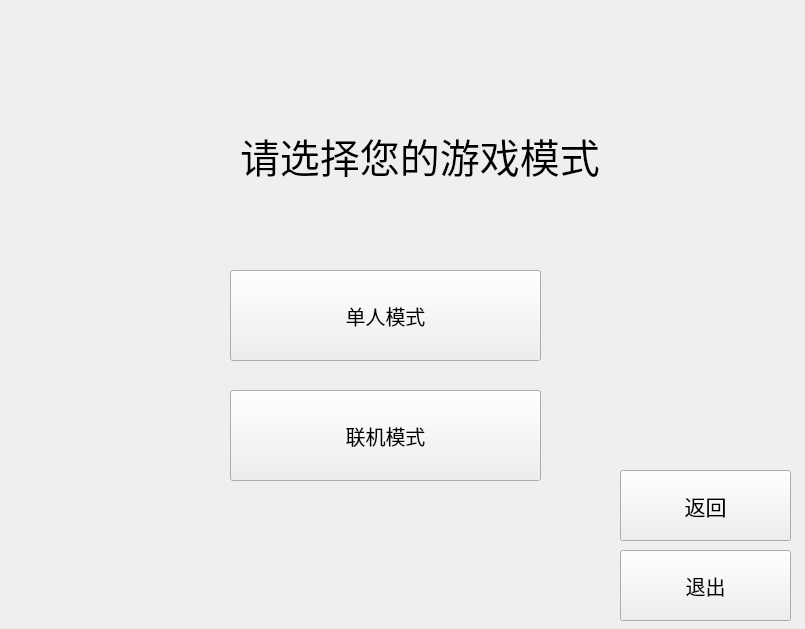
<?xml version="1.0" encoding="UTF-8"?>
<ui version="4.0">
 <class>two</class>
 <widget class="QWidget" name="two">
  <property name="geometry">
   <rect>
    <x>0</x>
    <y>0</y>
    <width>805</width>
    <height>629</height>
   </rect>
  </property>
  <property name="windowTitle">
   <string>Form</string>
  </property>
  <widget class="QLabel" name="label">
   <property name="geometry">
    <rect>
     <x>240</x>
     <y>80</y>
     <width>551</width>
     <height>151</height>
    </rect>
   </property>
   <property name="font">
    <font>
     <pointsize>30</pointsize>
    </font>
   </property>
   <property name="text">
    <string>请选择您的游戏模式</string>
   </property>
  </widget>
  <widget class="QPushButton" name="pushButton">
   <property name="geometry">
    <rect>
     <x>230</x>
     <y>270</y>
     <width>311</width>
     <height>91</height>
    </rect>
   </property>
   <property name="font">
    <font>
     <pointsize>15</pointsize>
    </font>
   </property>
   <property name="text">
    <string>单人模式</string>
   </property>
  </widget>
  <widget class="QPushButton" name="pushButton_2">
   <property name="geometry">
    <rect>
     <x>230</x>
     <y>390</y>
     <width>311</width>
     <height>91</height>
    </rect>
   </property>
   <property name="font">
    <font>
     <pointsize>15</pointsize>
    </font>
   </property>
   <property name="text">
    <string>联机模式</string>
   </property>
  </widget>
  <widget class="QPushButton" name="pushButton_3">
   <property name="geometry">
    <rect>
     <x>620</x>
     <y>470</y>
     <width>171</width>
     <height>71</height>
    </rect>
   </property>
   <property name="font">
    <font>
     <pointsize>16</pointsize>
    </font>
   </property>
   <property name="text">
    <string>返回</string>
   </property>
  </widget>
  <widget class="QPushButton" name="pushButton_4">
   <property name="geometry">
    <rect>
     <x>620</x>
     <y>550</y>
     <width>171</width>
     <height>71</height>
    </rect>
   </property>
   <property name="font">
    <font>
     <pointsize>15</pointsize>
    </font>
   </property>
   <property name="text">
    <string>退出</string>
   </property>
  </widget>
 </widget>
 <resources/>
 <connections/>
</ui>
